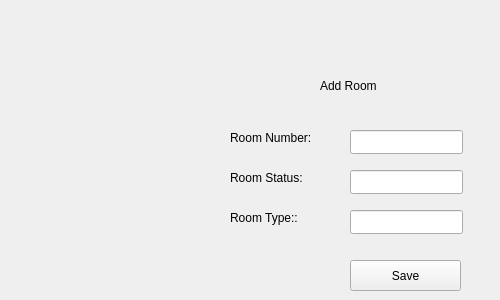
    <widget class="QWidget" name="page_16">
     <widget class="QLineEdit" name="roomNumberAddLineEdit">
      <property name="geometry">
       <rect>
        <x>350</x>
        <y>130</y>
        <width>113</width>
        <height>24</height>
       </rect>
      </property>
     </widget>
     <widget class="QLineEdit" name="roomStatusLineEdit">
      <property name="geometry">
       <rect>
        <x>350</x>
        <y>170</y>
        <width>113</width>
        <height>24</height>
       </rect>
      </property>
     </widget>
     <widget class="QLineEdit" name="roomTypeLineEdit">
      <property name="geometry">
       <rect>
        <x>350</x>
        <y>210</y>
        <width>113</width>
        <height>24</height>
       </rect>
      </property>
     </widget>
     <widget class="QPushButton" name="submitAddRoomButton">
      <property name="geometry">
       <rect>
        <x>350</x>
        <y>260</y>
        <width>111</width>
        <height>31</height>
       </rect>
      </property>
      <property name="text">
       <string>Save</string>
      </property>
     </widget>
     <widget class="QLabel" name="label_18">
      <property name="geometry">
       <rect>
        <x>230</x>
        <y>130</y>
        <width>91</width>
        <height>16</height>
       </rect>
      </property>
      <property name="text">
       <string>Room Number:</string>
      </property>
     </widget>
     <widget class="QLabel" name="label_19">
      <property name="geometry">
       <rect>
        <x>230</x>
        <y>170</y>
        <width>91</width>
        <height>16</height>
       </rect>
      </property>
      <property name="text">
       <string>Room Status: </string>
      </property>
     </widget>
     <widget class="QLabel" name="label_26">
      <property name="geometry">
       <rect>
        <x>230</x>
        <y>210</y>
        <width>91</width>
        <height>16</height>
       </rect>
      </property>
      <property name="text">
       <string>Room Type:: </string>
      </property>
     </widget>
     <widget class="QLabel" name="label_75">
      <property name="geometry">
       <rect>
        <x>320</x>
        <y>70</y>
        <width>171</width>
        <height>31</height>
       </rect>
      </property>
      <property name="styleSheet">
       <string notr="true">font: 24pt &quot;Sitka Small&quot;;</string>
      </property>
      <property name="text">
       <string>Add Room</string>
      </property>
     </widget>
    </widget>
